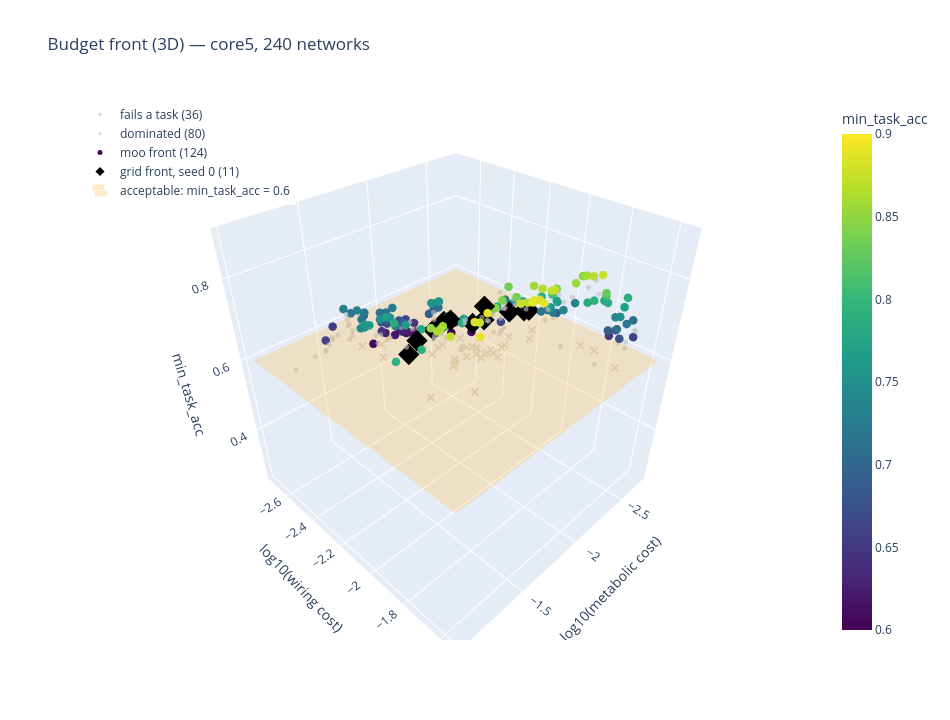

Here is the notebook cell this chart was saved with:
### Markdown cell above
## 1.2 The front in 3D (interactive)

The same networks in all three objectives at once, as in `lambda_pareto_analysis.ipynb`: drag to rotate, scroll to
zoom, hover a point for its budgets, learned price and per-task accuracy, click legend entries to hide a
group. Costs are on log10 axes. The translucent orange plane is the acceptable accuracy
(min_task_acc = 0.6): everything below it fails at least one task. Front points are coloured by worst-task accuracy; black diamonds are the
grid's seed-0 front for comparison.

### Code cell
import plotly.graph_objects as go

def hover(sub, kind):
    if kind == "grid":
        head = [f"grid  λ_rate={r.lambda_rate:.3g}  λ_conn={r.lambda_connectivity:.3g}" for r in sub.itertuples()]
    else:
        head = [f"budget rate={r.rate_budget:.4g}  conn={r.conn_budget:.4g}<br>"
                f"learned λ_rate={r.final_lambda_rate:.3g}  (gen {int(r.generation)})" for r in sub.itertuples()]
    return [
        f"{h}<br>min_task_acc={r.min_task_acc:.3f}  mean={r.mean_acc:.3f}  dmsgo={r.acc_dmsgo:.3f}<br>"
        f"metabolic={r.metabolic_cost:.4f}  wiring={r.wiring_cost:.4f}  conn_frac={r.conn_frac:.3f}"
        for h, r in zip(head, sub.itertuples())
    ]

def xyz(sub):
    return dict(x=np.log10(sub.metabolic_cost), y=np.log10(sub.wiring_cost), z=sub.min_task_acc)

bad, dom = df[~df.is_feasible], feas[~feas.is_pareto]
grid_front = ref0[ref0.is_pareto & (ref0.lambda_rate > 0)]
fig = go.Figure([
    go.Scatter3d(**xyz(bad), mode="markers", name=f"fails a task ({len(bad)})",
                 marker=dict(size=3, color="lightgrey", symbol="x"), hovertext=hover(bad, "moo"), hoverinfo="text"),
    go.Scatter3d(**xyz(dom), mode="markers", name=f"dominated ({len(dom)})",
                 marker=dict(size=3, color="silver", opacity=0.6), hovertext=hover(dom, "moo"), hoverinfo="text"),
    go.Scatter3d(**xyz(front), mode="markers", name=f"moo front ({len(front)})",
                 marker=dict(size=5, color=front.min_task_acc, colorscale="Viridis", cmin=0.6, cmax=0.9,
                             colorbar=dict(title="min_task_acc", x=1.0)),
                 hovertext=hover(front, "moo"), hoverinfo="text"),
    go.Scatter3d(**xyz(grid_front), mode="markers", name=f"grid front, seed 0 ({len(grid_front)})",
                 marker=dict(size=7, color="black", symbol="diamond"), hovertext=hover(grid_front, "grid"), hoverinfo="text"),
])
# Acceptable-accuracy plane: networks below it fail at least one task.
X_, Y_ = np.log10(df.metabolic_cost), np.log10(df.wiring_cost)
pad = lambda v: (v.min() - 0.05 * (v.max() - v.min()), v.max() + 0.05 * (v.max() - v.min()))
(x0, x1), (y0, y1) = pad(X_), pad(Y_)
fig.add_trace(go.Surface(
    x=[x0, x1], y=[y0, y1], z=[[FEASIBLE_MIN_TASK_ACC] * 2] * 2,
    colorscale=[[0, "orange"], [1, "orange"]], opacity=0.2, showscale=False,
    name=f"acceptable: min_task_acc = {FEASIBLE_MIN_TASK_ACC}", showlegend=True, hoverinfo="skip",
))
fig.update_layout(
    title=f"Budget front (3D) — core5, {len(df)} networks",
    scene=dict(xaxis_title="log10(metabolic cost)", yaxis_title="log10(wiring cost)",
               zaxis_title="min_task_acc", aspectmode="cube"),
    width=950, height=720, legend=dict(x=0.0, y=1.0),
)
fig.show()
